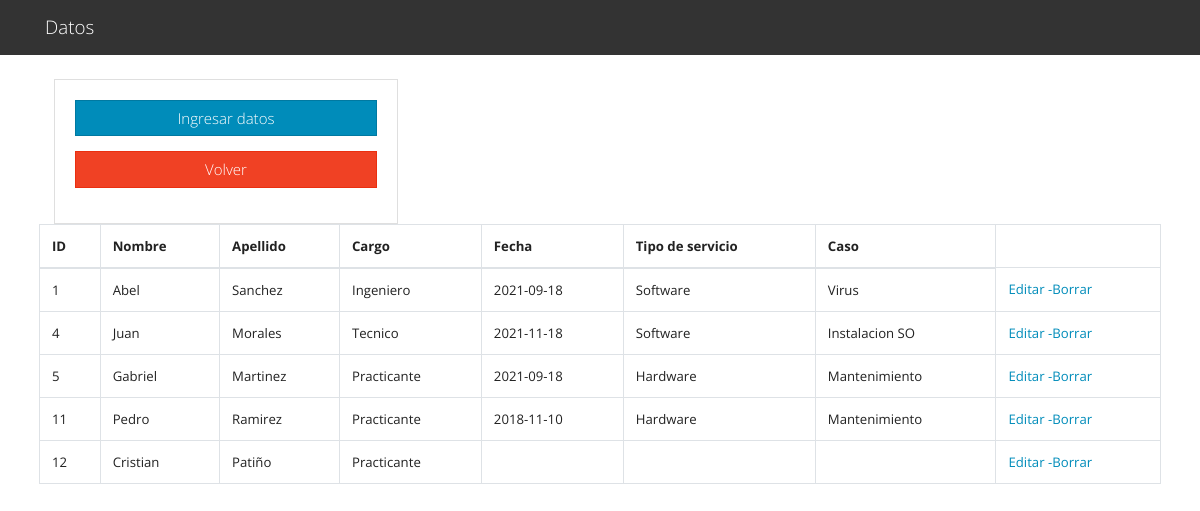
Page /Datos.php on the committed database.
### tables this page shows
CREATE TABLE `empleados` (
  `id` int(50) NOT NULL,
  `nombre` varchar(100) NOT NULL,
  `apellido` varchar(50) NOT NULL,
  `cargo` varchar(500) NOT NULL,
  `tipo` varchar(500) NOT NULL,
  `caso` varchar(500) NOT NULL,
  `fecha` varchar(20) NOT NULL
);

### Datos.php (the view, shortened to what this page needs)
<?php
include("conexion.php");
?>
<html>
    <head>
        <link rel="stylesheet" href="https://bootswatch.com/4/yeti/bootstrap.min.css">
    </head>
    <body>
        <nav class="navbar navbar-dark bg-dark">
      <div class="container">
        <a class="navbar-brand">Datos</a>
      </div>
    </nav>
        <div class="container p-4">
            <div class="row">
             <div class="col-md-4">
                 <div class="card card-body">
                     <form action="Ingreso.php" method="POST">
                      <input type="submit" class="btn btn-block btn-primary" name="ingresar" value="Ingresar datos">
                     </form>
                     <form action="index.php" method="POST">
                             <input type="submit" class="btn btn-block btn-Danger" name="bvolver" value="Volver">
                        </form>
                 </div>
             </div
                <div class="col-md-8">
                    <table class="table table-bordered">
        <thead>
          <tr>
            <th>ID</th>
            <th>Nombre</th>
            <th>Apellido</th>
            <th>Cargo</th>
            <th>Fecha</th>
            <th>Tipo de servicio</th>
            <th>Caso</th>
          </tr>
        </thead>
        <tbody>
            <?php
            $insertar = "SELECT * FROM empleados";
            $query_datos = mysqli_query($conexion, $insertar);
            while($row = mysqli_fetch_array($query_datos)){ ?>
            <tr>
                <td><?php echo $row['id'] ?></td>
                <td><?php echo $row['nombre'] ?></td>
                <td><?php echo $row['apellido'] ?></td>
                <td><?php echo $row['cargo'] ?></td>
                <td><?php echo $row['fecha'] ?></td>
                <td><?php echo $row['tipo'] ?></td>
                <td><?php echo $row['caso'] ?></td>
                <td>
                    <a href="Editar.php?id=<?php echo $row['id']?>">
                    Editar
                    </a>
                    <a href="Borrar.php?id=<?php echo $row['id']?>">
                    -Borrar
                    </a>
                </td>
            </tr>
            <?php }
            ?>
        </tbody>
                    </table>
                </div>
        </div>
    </body>
</html>

### rows in the picture
empleados: id "1", nombre "Abel", apellido "Sanchez", cargo "Ingeniero", fecha "2021-09-18", tipo "Software", caso "Virus"
empleados: id "4", nombre "Juan", apellido "Morales", cargo "Tecnico", fecha "2021-11-18", tipo "Software", caso "Instalacion SO"
empleados: id "5", nombre "Gabriel", apellido "Martinez", cargo "Practicante", fecha "2021-09-18", tipo "Hardware", caso "Mantenimiento"
empleados: id "11", nombre "Pedro", apellido "Ramirez", cargo "Practicante", fecha "2018-11-10", tipo "Hardware", caso "Mantenimiento"
empleados: id "12", nombre "Cristian", apellido "Patiño", cargo "Practicante"
